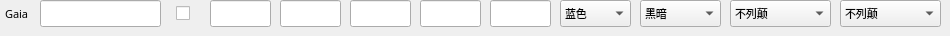
          <widget class="QWidget" name="widget_P9gaia" native="true">
           <property name="sizePolicy">
            <sizepolicy hsizetype="Preferred" vsizetype="Fixed">
             <horstretch>0</horstretch>
             <verstretch>0</verstretch>
            </sizepolicy>
           </property>
           <property name="minimumSize">
            <size>
             <width>0</width>
             <height>30</height>
            </size>
           </property>
           <widget class="QCheckBox" name="check_P9gaia_IsHuman">
            <property name="geometry">
             <rect>
              <x>176</x>
              <y>2</y>
              <width>21</width>
              <height>22</height>
             </rect>
            </property>
            <property name="font">
             <font>
              <family>微软雅黑</family>
              <pointsize>8</pointsize>
             </font>
            </property>
            <property name="text">
             <string/>
            </property>
           </widget>
           <widget class="QComboBox" name="combo_P9gaia_StartAge">
            <property name="geometry">
             <rect>
              <x>640</x>
              <y>0</y>
              <width>81</width>
              <height>27</height>
             </rect>
            </property>
            <property name="font">
             <font>
              <family>微软雅黑</family>
              <pointsize>8</pointsize>
             </font>
            </property>
            <property name="currentIndex">
             <number>0</number>
            </property>
            <item>
             <property name="text">
              <string>黑暗</string>
             </property>
            </item>
            <item>
             <property name="text">
              <string>封建</string>
             </property>
            </item>
            <item>
             <property name="text">
              <string>城堡</string>
             </property>
            </item>
            <item>
             <property name="text">
              <string>帝王</string>
             </property>
            </item>
            <item>
             <property name="text">
              <string>后帝王</string>
             </property>
            </item>
           </widget>
           <widget class="QComboBox" name="combo_P9gaia_Color">
            <property name="geometry">
             <rect>
              <x>560</x>
              <y>0</y>
              <width>71</width>
              <height>27</height>
             </rect>
            </property>
            <property name="font">
             <font>
              <family>微软雅黑</family>
              <pointsize>8</pointsize>
             </font>
            </property>
            <item>
             <property name="text">
              <string>蓝色</string>
             </property>
            </item>
            <item>
             <property name="text">
              <string>红色</string>
             </property>
            </item>
            <item>
             <property name="text">
              <string>绿色</string>
             </property>
            </item>
            <item>
             <property name="text">
              <string>黄色</string>
             </property>
            </item>
            <item>
             <property name="text">
              <string>青色</string>
             </property>
            </item>
            <item>
             <property name="text">
              <string>紫色</string>
             </property>
            </item>
            <item>
             <property name="text">
              <string>灰色</string>
             </property>
            </item>
            <item>
             <property name="text">
              <string>橙色</string>
             </property>
            </item>
           </widget>
           <widget class="QLineEdit" name="edit_P9gaia_Stone">
            <property name="geometry">
             <rect>
              <x>420</x>
              <y>0</y>
              <width>61</width>
              <height>27</height>
             </rect>
            </property>
            <property name="font">
             <font>
              <family>微软雅黑</family>
              <pointsize>8</pointsize>
             </font>
            </property>
            <property name="text">
             <string/>
            </property>
           </widget>
           <widget class="QLineEdit" name="edit_P9gaia_Food">
            <property name="geometry">
             <rect>
              <x>210</x>
              <y>0</y>
              <width>61</width>
              <height>27</height>
             </rect>
            </property>
            <property name="font">
             <font>
              <family>微软雅黑</family>
              <pointsize>8</pointsize>
             </font>
            </property>
            <property name="text">
             <string/>
            </property>
           </widget>
           <widget class="QLineEdit" name="edit_P9gaia_PopLimit">
            <property name="geometry">
             <rect>
              <x>490</x>
              <y>0</y>
              <width>61</width>
              <height>27</height>
             </rect>
            </property>
            <property name="font">
             <font>
              <family>微软雅黑</family>
              <pointsize>8</pointsize>
             </font>
            </property>
            <property name="text">
             <string/>
            </property>
           </widget>
           <widget class="QLineEdit" name="edit_P9gaia_Wood">
            <property name="geometry">
             <rect>
              <x>280</x>
              <y>0</y>
              <width>61</width>
              <height>27</height>
             </rect>
            </property>
            <property name="font">
             <font>
              <family>微软雅黑</family>
              <pointsize>8</pointsize>
             </font>
            </property>
            <property name="text">
             <string/>
            </property>
           </widget>
           <widget class="QLineEdit" name="edit_P9gaia_Name">
            <property name="geometry">
             <rect>
              <x>40</x>
              <y>0</y>
              <width>121</width>
              <height>27</height>
             </rect>
            </property>
            <property name="font">
             <font>
              <family>微软雅黑</family>
              <pointsize>8</pointsize>
             </font>
            </property>
            <property name="text">
             <string/>
            </property>
           </widget>
           <widget class="QLabel" name="label_P9gaia">
            <property name="geometry">
             <rect>
              <x>5</x>
              <y>0</y>
              <width>31</width>
              <height>27</height>
             </rect>
            </property>
            <property name="font">
             <font>
              <family>微软雅黑</family>
              <pointsize>8</pointsize>
             </font>
            </property>
            <property name="text">
             <string>Gaia</string>
            </property>
           </widget>
           <widget class="QComboBox" name="combo_P9gaia_Civ">
            <property name="geometry">
             <rect>
              <x>730</x>
              <y>0</y>
              <width>101</width>
              <height>27</height>
             </rect>
            </property>
            <property name="font">
             <font>
              <family>微软雅黑</family>
              <pointsize>8</pointsize>
             </font>
            </property>
            <item>
             <property name="text">
              <string>不列颠</string>
             </property>
            </item>
            <item>
             <property name="text">
              <string>法兰克</string>
             </property>
            </item>
            <item>
             <property name="text">
              <string>哥特</string>
             </property>
            </item>
            <item>
             <property name="text">
              <string>条顿</string>
             </property>
            </item>
            <item>
             <property name="text">
              <string>日本</string>
             </property>
            </item>
            <item>
             <property name="text">
              <string>中国</string>
             </property>
            </item>
            <item>
             <property name="text">
              <string>拜占庭</string>
             </property>
            </item>
            <item>
             <property name="text">
              <string>波斯</string>
             </property>
            </item>
            <item>
             <property name="text">
              <string>萨拉森</string>
             </property>
            </item>
            <item>
             <property name="text">
              <string>土耳其</string>
             </property>
            </item>
            <item>
             <property name="text">
              <string>维京</string>
             </property>
            </item>
            <item>
             <property name="text">
              <string>蒙古</string>
             </property>
            </item>
            <item>
             <property name="text">
              <string>凯尔特</string>
             </property>
            </item>
            <item>
             <property name="text">
              <string>西班牙</string>
             </property>
            </item>
            <item>
             <property name="text">
              <string>阿兹特克</string>
             </property>
            </item>
            <item>
             <property name="text">
              <string>玛雅</string>
             </property>
            </item>
            <item>
             <property name="text">
              <string>匈奴</string>
             </property>
            </item>
            <item>
             <property name="text">
              <string>高丽</string>
             </property>
            </item>
            <item>
             <property name="text">
              <string>意大利</string>
             </property>
            </item>
            <item>
             <property name="text">
              <string>印度</string>
             </property>
            </item>
            <item>
             <property name="text">
              <string>印加</string>
             </property>
            </item>
            <item>
             <property name="text">
              <string>马扎尔</string>
             </property>
            </item>
            <item>
             <property name="text">
              <string>斯拉夫</string>
             </property>
            </item>
            <item>
             <property name="text">
              <string>葡萄牙</string>
             </property>
            </item>
            <item>
             <property name="text">
              <string>埃塞俄比亚</string>
             </property>
            </item>
            <item>
             <property name="text">
              <string>马里</string>
             </property>
            </item>
            <item>
             <property name="text">
              <string>柏柏尔</string>
             </property>
            </item>
            <item>
             <property name="text">
              <string>高棉</string>
             </property>
            </item>
            <item>
             <property name="text">
              <string>马来</string>
             </property>
            </item>
            <item>
             <property name="text">
              <string>缅甸</string>
             </property>
            </item>
            <item>
             <property name="text">
              <string>越南</string>
             </property>
            </item>
            <item>
             <property name="text">
              <string>保加利亚</string>
             </property>
            </item>
            <item>
             <property name="text">
              <string>鞑靼</string>
             </property>
            </item>
            <item>
             <property name="text">
              <string>库曼</string>
             </property>
            </item>
            <item>
             <property name="text">
              <string>立陶宛</string>
             </property>
            </item>
            <item>
             <property name="text">
              <string>勃艮第</string>
             </property>
            </item>
            <item>
             <property name="text">
              <string>西西里</string>
             </property>
            </item>
           </widget>
           <widget class="QLineEdit" name="edit_P9gaia_Gold">
            <property name="geometry">
             <rect>
              <x>350</x>
              <y>0</y>
              <width>61</width>
              <height>27</height>
             </rect>
            </property>
            <property name="font">
             <font>
              <family>微软雅黑</family>
              <pointsize>8</pointsize>
             </font>
            </property>
            <property name="text">
             <string/>
            </property>
           </widget>
           <widget class="QComboBox" name="combo_P9gaia_CivGraphic">
            <property name="geometry">
             <rect>
              <x>840</x>
              <y>0</y>
              <width>101</width>
              <height>27</height>
             </rect>
            </property>
            <property name="font">
             <font>
              <family>微软雅黑</family>
              <pointsize>8</pointsize>
             </font>
            </property>
            <item>
             <property name="text">
              <string>不列颠</string>
             </property>
            </item>
            <item>
             <property name="text">
              <string>法兰克</string>
             </property>
            </item>
            <item>
             <property name="text">
              <string>哥特</string>
             </property>
            </item>
            <item>
             <property name="text">
              <string>条顿</string>
             </property>
            </item>
            <item>
             <property name="text">
              <string>日本</string>
             </property>
            </item>
            <item>
             <property name="text">
              <string>中国</string>
             </property>
            </item>
            <item>
             <property name="text">
              <string>拜占庭</string>
             </property>
            </item>
            <item>
             <property name="text">
              <string>波斯</string>
             </property>
            </item>
            <item>
             <property name="text">
              <string>萨拉森</string>
             </property>
            </item>
            <item>
             <property name="text">
              <string>土耳其</string>
             </property>
            </item>
            <item>
             <property name="text">
              <string>维京</string>
             </property>
            </item>
            <item>
             <property name="text">
              <string>蒙古</string>
             </property>
            </item>
            <item>
             <property name="text">
              <string>凯尔特</string>
             </property>
            </item>
            <item>
             <property name="text">
              <string>西班牙</string>
             </property>
            </item>
            <item>
             <property name="text">
              <string>阿兹特克</string>
             </property>
            </item>
            <item>
             <property name="text">
              <string>玛雅</string>
             </property>
            </item>
            <item>
             <property name="text">
              <string>匈奴</string>
             </property>
            </item>
            <item>
             <property name="text">
              <string>高丽</string>
             </property>
            </item>
            <item>
             <property name="text">
              <string>意大利</string>
             </property>
            </item>
            <item>
             <property name="text">
              <string>印度</string>
             </property>
            </item>
            <item>
             <property name="text">
              <string>印加</string>
             </property>
            </item>
            <item>
             <property name="text">
              <string>马扎尔</string>
             </property>
            </item>
            <item>
             <property name="text">
              <string>斯拉夫</string>
             </property>
            </item>
            <item>
             <property name="text">
              <string>葡萄牙</string>
             </property>
            </item>
            <item>
             <property name="text">
              <string>埃塞俄比亚</string>
             </property>
            </item>
            <item>
             <property name="text">
              <string>马里</string>
             </property>
            </item>
            <item>
             <property name="text">
              <string>柏柏尔</string>
             </property>
            </item>
            <item>
             <property name="text">
              <string>高棉</string>
             </property>
            </item>
            <item>
             <property name="text">
              <string>马来</string>
             </property>
            </item>
            <item>
             <property name="text">
              <string>缅甸</string>
             </property>
            </item>
            <item>
             <property name="text">
              <string>越南</string>
             </property>
            </item>
            <item>
             <property name="text">
              <string>保加利亚</string>
             </property>
            </item>
            <item>
             <property name="text">
              <string>鞑靼</string>
             </property>
            </item>
            <item>
             <property name="text">
              <string>库曼</string>
             </property>
            </item>
            <item>
             <property name="text">
              <string>立陶宛</string>
             </property>
            </item>
            <item>
             <property name="text">
              <string>勃艮第</string>
             </property>
            </item>
            <item>
             <property name="text">
              <string>西西里</string>
             </property>
            </item>
           </widget>
          </widget>
